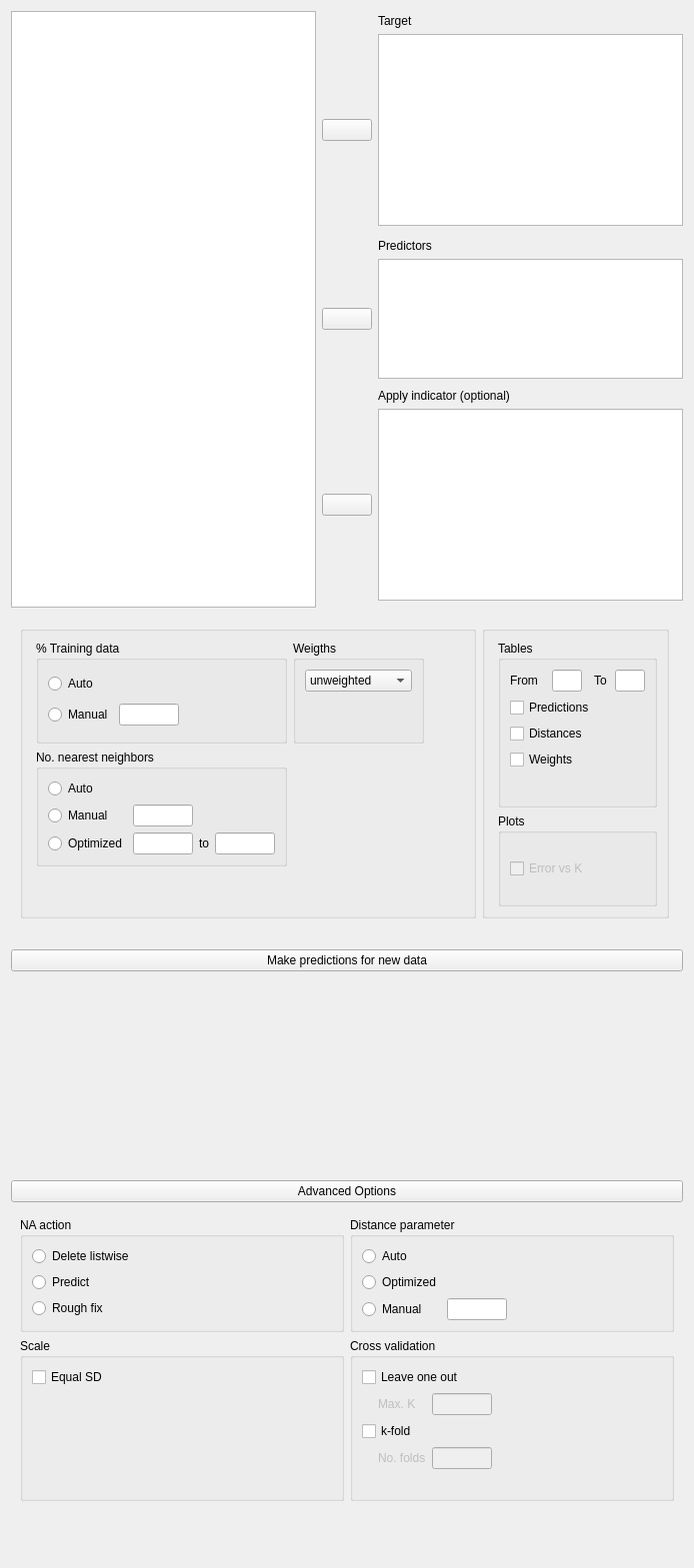
<?xml version="1.0" encoding="UTF-8"?>
<ui version="4.0">
 <class>MLRegressionKNNForm</class>
 <widget class="QWidget" name="MLRegressionKNNForm">
  <property name="geometry">
   <rect>
    <x>0</x>
    <y>0</y>
    <width>694</width>
    <height>1569</height>
   </rect>
  </property>
  <property name="sizePolicy">
   <sizepolicy hsizetype="Fixed" vsizetype="Preferred">
    <horstretch>0</horstretch>
    <verstretch>0</verstretch>
   </sizepolicy>
  </property>
  <property name="windowTitle">
   <string>Form</string>
  </property>
  <layout class="QGridLayout" name="gridLayout">
   <property name="verticalSpacing">
    <number>0</number>
   </property>
   <item row="3" column="0">
    <widget class="QWidget" name="widget_11" native="true">
     <layout class="QGridLayout" name="gridLayout_6">
      <property name="leftMargin">
       <number>0</number>
      </property>
      <property name="topMargin">
       <number>0</number>
      </property>
      <property name="rightMargin">
       <number>0</number>
      </property>
      <property name="bottomMargin">
       <number>0</number>
      </property>
      <property name="verticalSpacing">
       <number>0</number>
      </property>
      <item row="0" column="0">
       <widget class="QWidget" name="widget_10" native="true">
        <property name="sizePolicy">
         <sizepolicy hsizetype="Preferred" vsizetype="Preferred">
          <horstretch>0</horstretch>
          <verstretch>0</verstretch>
         </sizepolicy>
        </property>
        <layout class="QGridLayout" name="gridLayout_5">
         <property name="leftMargin">
          <number>0</number>
         </property>
         <property name="topMargin">
          <number>13</number>
         </property>
         <property name="rightMargin">
          <number>0</number>
         </property>
         <property name="bottomMargin">
          <number>3</number>
         </property>
         <item row="2" column="0">
          <widget class="AnovaModelWidget" name="modelTerms" native="true">
           <property name="sizePolicy">
            <sizepolicy hsizetype="Expanding" vsizetype="Preferred">
             <horstretch>0</horstretch>
             <verstretch>0</verstretch>
            </sizepolicy>
           </property>
           <property name="minimumSize">
            <size>
             <width>0</width>
             <height>200</height>
            </size>
           </property>
          </widget>
         </item>
         <item row="1" column="0">
          <widget class="ExpanderButton" name="expanderModel">
           <property name="sizePolicy">
            <sizepolicy hsizetype="Expanding" vsizetype="Preferred">
             <horstretch>0</horstretch>
             <verstretch>0</verstretch>
            </sizepolicy>
           </property>
           <property name="text">
            <string>Make predictions for new data</string>
           </property>
          </widget>
         </item>
        </layout>
       </widget>
      </item>
     </layout>
    </widget>
   </item>
   <item row="4" column="0">
    <widget class="QWidget" name="advancedBox" native="true">
     <layout class="QGridLayout" name="gridLayout_2">
      <property name="leftMargin">
       <number>0</number>
      </property>
      <property name="topMargin">
       <number>0</number>
      </property>
      <property name="rightMargin">
       <number>0</number>
      </property>
      <item row="0" column="0" rowspan="2" colspan="2">
       <widget class="ExpanderButton" name="expanderAdvanced">
        <property name="text">
         <string>Advanced Options</string>
        </property>
       </widget>
      </item>
      <item row="3" column="0" rowspan="2" colspan="2">
       <widget class="QWidget" name="advancedOptions" native="true">
        <layout class="QGridLayout" name="gridLayout_7">
         <item row="4" column="2">
          <spacer name="verticalSpacer_5">
           <property name="orientation">
            <enum>Qt::Vertical</enum>
           </property>
           <property name="sizeHint" stdset="0">
            <size>
             <width>20</width>
             <height>40</height>
            </size>
           </property>
          </spacer>
         </item>
         <item row="0" column="0">
          <widget class="BoundGroupBox" name="naAction">
           <property name="title">
            <string>NA action</string>
           </property>
           <property name="flat">
            <bool>false</bool>
           </property>
           <layout class="QGridLayout" name="gridLayout_20">
            <item row="2" column="0">
             <widget class="QRadioButton" name="roughFix">
              <property name="sizePolicy">
               <sizepolicy hsizetype="Fixed" vsizetype="Fixed">
                <horstretch>0</horstretch>
                <verstretch>0</verstretch>
               </sizepolicy>
              </property>
              <property name="text">
               <string>Rough fix</string>
              </property>
             </widget>
            </item>
            <item row="0" column="0">
             <widget class="QRadioButton" name="deleteListWise">
              <property name="sizePolicy">
               <sizepolicy hsizetype="Fixed" vsizetype="Fixed">
                <horstretch>0</horstretch>
                <verstretch>0</verstretch>
               </sizepolicy>
              </property>
              <property name="text">
               <string>Delete listwise</string>
              </property>
             </widget>
            </item>
            <item row="2" column="1">
             <spacer name="horizontalSpacer">
              <property name="orientation">
               <enum>Qt::Horizontal</enum>
              </property>
              <property name="sizeHint" stdset="0">
               <size>
                <width>40</width>
                <height>20</height>
               </size>
              </property>
             </spacer>
            </item>
            <item row="1" column="0">
             <widget class="QRadioButton" name="predict">
              <property name="text">
               <string>Predict</string>
              </property>
             </widget>
            </item>
           </layout>
          </widget>
         </item>
         <item row="1" column="0">
          <widget class="BoundGroupBox" name="sampleMode_2">
           <property name="title">
            <string>Scale</string>
           </property>
           <layout class="QGridLayout" name="gridLayout_15">
            <item row="0" column="0">
             <widget class="BoundCheckBox" name="scaleEqualSD">
              <property name="text">
               <string>Equal SD</string>
              </property>
             </widget>
            </item>
            <item row="1" column="0">
             <spacer name="verticalSpacer_4">
              <property name="orientation">
               <enum>Qt::Vertical</enum>
              </property>
              <property name="sizeHint" stdset="0">
               <size>
                <width>20</width>
                <height>40</height>
               </size>
              </property>
             </spacer>
            </item>
           </layout>
          </widget>
         </item>
         <item row="0" column="2">
          <widget class="BoundGroupBox" name="distanceParameter">
           <property name="title">
            <string>Distance parameter</string>
           </property>
           <property name="flat">
            <bool>false</bool>
           </property>
           <layout class="QGridLayout" name="gridLayout_21">
            <item row="2" column="0">
             <widget class="QRadioButton" name="manual_3">
              <property name="sizePolicy">
               <sizepolicy hsizetype="Fixed" vsizetype="Fixed">
                <horstretch>0</horstretch>
                <verstretch>0</verstretch>
               </sizepolicy>
              </property>
              <property name="text">
               <string>Manual</string>
              </property>
             </widget>
            </item>
            <item row="1" column="0">
             <widget class="QRadioButton" name="optimized_3">
              <property name="text">
               <string>Optimized</string>
              </property>
             </widget>
            </item>
            <item row="0" column="0">
             <widget class="QRadioButton" name="auto_3">
              <property name="sizePolicy">
               <sizepolicy hsizetype="Fixed" vsizetype="Fixed">
                <horstretch>0</horstretch>
                <verstretch>0</verstretch>
               </sizepolicy>
              </property>
              <property name="text">
               <string>Auto</string>
              </property>
             </widget>
            </item>
            <item row="2" column="1">
             <widget class="BoundTextBox" name="distanceParameterManual">
              <property name="sizePolicy">
               <sizepolicy hsizetype="Fixed" vsizetype="Preferred">
                <horstretch>0</horstretch>
                <verstretch>0</verstretch>
               </sizepolicy>
              </property>
              <property name="minimumSize">
               <size>
                <width>60</width>
                <height>0</height>
               </size>
              </property>
              <property name="maximumSize">
               <size>
                <width>60</width>
                <height>16777215</height>
               </size>
              </property>
             </widget>
            </item>
            <item row="2" column="2">
             <spacer name="horizontalSpacer_3">
              <property name="orientation">
               <enum>Qt::Horizontal</enum>
              </property>
              <property name="sizeHint" stdset="0">
               <size>
                <width>40</width>
                <height>20</height>
               </size>
              </property>
             </spacer>
            </item>
           </layout>
          </widget>
         </item>
         <item row="1" column="2">
          <widget class="GroupBox" name="plotsGroup">
           <property name="title">
            <string>Cross validation</string>
           </property>
           <layout class="QGridLayout" name="gridLayout_12">
            <item row="4" column="2">
             <widget class="BoundTextBox" name="noOfFolds">
              <property name="enabled">
               <bool>false</bool>
              </property>
              <property name="sizePolicy">
               <sizepolicy hsizetype="Fixed" vsizetype="Preferred">
                <horstretch>0</horstretch>
                <verstretch>0</verstretch>
               </sizepolicy>
              </property>
              <property name="minimumSize">
               <size>
                <width>60</width>
                <height>0</height>
               </size>
              </property>
              <property name="maximumSize">
               <size>
                <width>60</width>
                <height>16777215</height>
               </size>
              </property>
             </widget>
            </item>
            <item row="1" column="0">
             <widget class="QWidget" name="widget_2" native="true">
              <property name="minimumSize">
               <size>
                <width>10</width>
                <height>0</height>
               </size>
              </property>
              <property name="maximumSize">
               <size>
                <width>10</width>
                <height>16777215</height>
               </size>
              </property>
             </widget>
            </item>
            <item row="5" column="0">
             <widget class="QLabel" name="label_18">
              <property name="minimumSize">
               <size>
                <width>10</width>
                <height>0</height>
               </size>
              </property>
              <property name="maximumSize">
               <size>
                <width>10</width>
                <height>16777215</height>
               </size>
              </property>
              <property name="text">
               <string/>
              </property>
             </widget>
            </item>
            <item row="0" column="0" colspan="3">
             <widget class="BoundCheckBox" name="validationLeaveOneOut">
              <property name="sizePolicy">
               <sizepolicy hsizetype="Fixed" vsizetype="Fixed">
                <horstretch>0</horstretch>
                <verstretch>0</verstretch>
               </sizepolicy>
              </property>
              <property name="text">
               <string>Leave one out</string>
              </property>
             </widget>
            </item>
            <item row="4" column="1">
             <widget class="QLabel" name="label_5">
              <property name="enabled">
               <bool>false</bool>
              </property>
              <property name="text">
               <string>No. folds</string>
              </property>
             </widget>
            </item>
            <item row="3" column="0" colspan="3">
             <widget class="BoundCheckBox" name="validationKFold">
              <property name="sizePolicy">
               <sizepolicy hsizetype="Fixed" vsizetype="Fixed">
                <horstretch>0</horstretch>
                <verstretch>0</verstretch>
               </sizepolicy>
              </property>
              <property name="text">
               <string>k-fold</string>
              </property>
             </widget>
            </item>
            <item row="1" column="2">
             <widget class="BoundTextBox" name="maxK">
              <property name="enabled">
               <bool>false</bool>
              </property>
              <property name="sizePolicy">
               <sizepolicy hsizetype="Fixed" vsizetype="Preferred">
                <horstretch>0</horstretch>
                <verstretch>0</verstretch>
               </sizepolicy>
              </property>
              <property name="minimumSize">
               <size>
                <width>60</width>
                <height>0</height>
               </size>
              </property>
              <property name="maximumSize">
               <size>
                <width>60</width>
                <height>16777215</height>
               </size>
              </property>
             </widget>
            </item>
            <item row="1" column="1">
             <widget class="QLabel" name="label_6">
              <property name="enabled">
               <bool>false</bool>
              </property>
              <property name="text">
               <string>Max. K</string>
              </property>
             </widget>
            </item>
            <item row="1" column="3">
             <spacer name="horizontalSpacer_4">
              <property name="orientation">
               <enum>Qt::Horizontal</enum>
              </property>
              <property name="sizeHint" stdset="0">
               <size>
                <width>40</width>
                <height>20</height>
               </size>
              </property>
             </spacer>
            </item>
           </layout>
          </widget>
         </item>
        </layout>
       </widget>
      </item>
     </layout>
    </widget>
   </item>
   <item row="2" column="0">
    <widget class="QWidget" name="widget_12" native="true">
     <property name="sizePolicy">
      <sizepolicy hsizetype="Maximum" vsizetype="Minimum">
       <horstretch>0</horstretch>
       <verstretch>0</verstretch>
      </sizepolicy>
     </property>
     <layout class="QGridLayout" name="gridLayout_4">
      <property name="leftMargin">
       <number>0</number>
      </property>
      <property name="rightMargin">
       <number>0</number>
      </property>
      <property name="bottomMargin">
       <number>0</number>
      </property>
     </layout>
    </widget>
   </item>
   <item row="0" column="0">
    <widget class="QWidget" name="topWidget" native="true">
     <layout class="QGridLayout" name="gridLayout_3">
      <property name="leftMargin">
       <number>0</number>
      </property>
      <property name="topMargin">
       <number>0</number>
      </property>
      <property name="rightMargin">
       <number>0</number>
      </property>
      <property name="verticalSpacing">
       <number>3</number>
      </property>
      <item row="1" column="2">
       <widget class="QLabel" name="label_2">
        <property name="sizePolicy">
         <sizepolicy hsizetype="Fixed" vsizetype="Preferred">
          <horstretch>0</horstretch>
          <verstretch>0</verstretch>
         </sizepolicy>
        </property>
        <property name="text">
         <string>Target</string>
        </property>
       </widget>
      </item>
      <item row="10" column="2">
       <widget class="QLabel" name="label_4">
        <property name="sizePolicy">
         <sizepolicy hsizetype="Fixed" vsizetype="Preferred">
          <horstretch>0</horstretch>
          <verstretch>0</verstretch>
         </sizepolicy>
        </property>
        <property name="text">
         <string>Apply indicator (optional)</string>
        </property>
       </widget>
      </item>
      <item row="4" column="1">
       <spacer name="verticalSpacer_3">
        <property name="orientation">
         <enum>Qt::Vertical</enum>
        </property>
        <property name="sizeHint" stdset="0">
         <size>
          <width>20</width>
          <height>5</height>
         </size>
        </property>
       </spacer>
      </item>
      <item row="8" column="2">
       <widget class="BoundListView" name="predictors">
        <property name="sizePolicy">
         <sizepolicy hsizetype="Expanding" vsizetype="Fixed">
          <horstretch>0</horstretch>
          <verstretch>0</verstretch>
         </sizepolicy>
        </property>
        <property name="minimumSize">
         <size>
          <width>0</width>
          <height>120</height>
         </size>
        </property>
        <property name="maximumSize">
         <size>
          <width>16777215</width>
          <height>120</height>
         </size>
        </property>
        <property name="editTriggers">
         <set>QAbstractItemView::AllEditTriggers</set>
        </property>
        <property name="selectionMode">
         <enum>QAbstractItemView::ExtendedSelection</enum>
        </property>
       </widget>
      </item>
      <item row="9" column="1">
       <spacer name="verticalSpacer">
        <property name="orientation">
         <enum>Qt::Vertical</enum>
        </property>
        <property name="sizeHint" stdset="0">
         <size>
          <width>20</width>
          <height>5</height>
         </size>
        </property>
       </spacer>
      </item>
      <item row="13" column="1">
       <spacer name="verticalSpacer_2">
        <property name="orientation">
         <enum>Qt::Vertical</enum>
        </property>
        <property name="sizeHint" stdset="0">
         <size>
          <width>20</width>
          <height>5</height>
         </size>
        </property>
       </spacer>
      </item>
      <item row="3" column="1">
       <widget class="AssignButton" name="buttonAssignFixed">
        <property name="sizePolicy">
         <sizepolicy hsizetype="Fixed" vsizetype="Fixed">
          <horstretch>0</horstretch>
          <verstretch>0</verstretch>
         </sizepolicy>
        </property>
        <property name="minimumSize">
         <size>
          <width>50</width>
          <height>0</height>
         </size>
        </property>
        <property name="maximumSize">
         <size>
          <width>50</width>
          <height>16777215</height>
         </size>
        </property>
        <property name="text">
         <string/>
        </property>
       </widget>
      </item>
      <item row="3" column="2">
       <widget class="boundSingleItemView" name="target">
        <property name="sizePolicy">
         <sizepolicy hsizetype="Expanding" vsizetype="Fixed">
          <horstretch>0</horstretch>
          <verstretch>0</verstretch>
         </sizepolicy>
        </property>
        <property name="minimumSize">
         <size>
          <width>0</width>
          <height>0</height>
         </size>
        </property>
        <property name="maximumSize">
         <size>
          <width>16777215</width>
          <height>16777215</height>
         </size>
        </property>
        <property name="selectionMode">
         <enum>QAbstractItemView::ExtendedSelection</enum>
        </property>
       </widget>
      </item>
      <item row="12" column="1">
       <widget class="AssignButton" name="buttonAssignCovariates">
        <property name="sizePolicy">
         <sizepolicy hsizetype="Fixed" vsizetype="Fixed">
          <horstretch>0</horstretch>
          <verstretch>0</verstretch>
         </sizepolicy>
        </property>
        <property name="minimumSize">
         <size>
          <width>50</width>
          <height>0</height>
         </size>
        </property>
        <property name="maximumSize">
         <size>
          <width>50</width>
          <height>16777215</height>
         </size>
        </property>
        <property name="text">
         <string/>
        </property>
       </widget>
      </item>
      <item row="8" column="1">
       <widget class="AssignButton" name="buttonAssignRandom">
        <property name="sizePolicy">
         <sizepolicy hsizetype="Fixed" vsizetype="Fixed">
          <horstretch>0</horstretch>
          <verstretch>0</verstretch>
         </sizepolicy>
        </property>
        <property name="minimumSize">
         <size>
          <width>50</width>
          <height>0</height>
         </size>
        </property>
        <property name="maximumSize">
         <size>
          <width>50</width>
          <height>16777215</height>
         </size>
        </property>
        <property name="text">
         <string/>
        </property>
       </widget>
      </item>
      <item row="6" column="2">
       <widget class="QLabel" name="label_3">
        <property name="sizePolicy">
         <sizepolicy hsizetype="Fixed" vsizetype="Preferred">
          <horstretch>0</horstretch>
          <verstretch>0</verstretch>
         </sizepolicy>
        </property>
        <property name="text">
         <string>Predictors</string>
        </property>
       </widget>
      </item>
      <item row="0" column="0" rowspan="14">
       <widget class="AvailableFieldsListView" name="listAvailableFields">
        <property name="sizePolicy">
         <sizepolicy hsizetype="Expanding" vsizetype="Preferred">
          <horstretch>0</horstretch>
          <verstretch>0</verstretch>
         </sizepolicy>
        </property>
        <property name="minimumSize">
         <size>
          <width>0</width>
          <height>0</height>
         </size>
        </property>
        <property name="maximumSize">
         <size>
          <width>16777215</width>
          <height>16777215</height>
         </size>
        </property>
        <property name="selectionMode">
         <enum>QAbstractItemView::ExtendedSelection</enum>
        </property>
       </widget>
      </item>
      <item row="12" column="2">
       <widget class="boundSingleItemView" name="indicator">
        <property name="sizePolicy">
         <sizepolicy hsizetype="Expanding" vsizetype="Fixed">
          <horstretch>0</horstretch>
          <verstretch>0</verstretch>
         </sizepolicy>
        </property>
        <property name="minimumSize">
         <size>
          <width>0</width>
          <height>0</height>
         </size>
        </property>
        <property name="maximumSize">
         <size>
          <width>16777215</width>
          <height>16777215</height>
         </size>
        </property>
        <property name="selectionMode">
         <enum>QAbstractItemView::ExtendedSelection</enum>
        </property>
       </widget>
      </item>
     </layout>
    </widget>
   </item>
   <item row="1" column="0">
    <widget class="QWidget" name="advancedOptions_2" native="true">
     <layout class="QGridLayout" name="gridLayout_8">
      <item row="0" column="0">
       <widget class="BoundGroupBox" name="bayesFactorType_2">
        <property name="sizePolicy">
         <sizepolicy hsizetype="Fixed" vsizetype="Minimum">
          <horstretch>0</horstretch>
          <verstretch>0</verstretch>
         </sizepolicy>
        </property>
        <property name="title">
         <string/>
        </property>
        <property name="flat">
         <bool>false</bool>
        </property>
        <layout class="QGridLayout" name="gridLayout_16">
         <property name="leftMargin">
          <number>13</number>
         </property>
         <item row="0" column="2">
          <spacer name="horizontalSpacer_5">
           <property name="orientation">
            <enum>Qt::Horizontal</enum>
           </property>
           <property name="sizeHint" stdset="0">
            <size>
             <width>40</width>
             <height>20</height>
            </size>
           </property>
          </spacer>
         </item>
         <item row="1" column="0">
          <widget class="BoundGroupBox" name="noOfNearestNeighbours">
           <property name="title">
            <string>No. nearest neighbors</string>
           </property>
           <property name="flat">
            <bool>false</bool>
           </property>
           <layout class="QGridLayout" name="gridLayout_17">
            <item row="1" column="0">
             <widget class="QRadioButton" name="manual_2">
              <property name="sizePolicy">
               <sizepolicy hsizetype="Fixed" vsizetype="Fixed">
                <horstretch>0</horstretch>
                <verstretch>0</verstretch>
               </sizepolicy>
              </property>
              <property name="text">
               <string>Manual</string>
              </property>
             </widget>
            </item>
            <item row="0" column="0">
             <widget class="QRadioButton" name="auto_2">
              <property name="sizePolicy">
               <sizepolicy hsizetype="Fixed" vsizetype="Fixed">
                <horstretch>0</horstretch>
                <verstretch>0</verstretch>
               </sizepolicy>
              </property>
              <property name="text">
               <string>Auto</string>
              </property>
             </widget>
            </item>
            <item row="1" column="1">
             <widget class="BoundTextBox" name="nearestNeighboursCount">
              <property name="sizePolicy">
               <sizepolicy hsizetype="Fixed" vsizetype="Preferred">
                <horstretch>0</horstretch>
                <verstretch>0</verstretch>
               </sizepolicy>
              </property>
              <property name="minimumSize">
               <size>
                <width>60</width>
                <height>0</height>
               </size>
              </property>
              <property name="maximumSize">
               <size>
                <width>60</width>
                <height>16777215</height>
               </size>
              </property>
             </widget>
            </item>
            <item row="2" column="2">
             <widget class="QLabel" name="label_to">
              <property name="text">
               <string>to</string>
              </property>
             </widget>
            </item>
            <item row="2" column="0">
             <widget class="QRadioButton" name="optimized_2">
              <property name="sizePolicy">
               <sizepolicy hsizetype="Fixed" vsizetype="Fixed">
                <horstretch>0</horstretch>
                <verstretch>0</verstretch>
               </sizepolicy>
              </property>
              <property name="text">
               <string>Optimized</string>
              </property>
             </widget>
            </item>
            <item row="2" column="1">
             <widget class="BoundTextBox" name="optimizedFrom">
              <property name="sizePolicy">
               <sizepolicy hsizetype="Fixed" vsizetype="Preferred">
                <horstretch>0</horstretch>
                <verstretch>0</verstretch>
               </sizepolicy>
              </property>
              <property name="minimumSize">
               <size>
                <width>60</width>
                <height>0</height>
               </size>
              </property>
              <property name="maximumSize">
               <size>
                <width>60</width>
                <height>16777215</height>
               </size>
              </property>
             </widget>
            </item>
            <item row="2" column="3">
             <widget class="BoundTextBox" name="optimizedTo">
              <property name="sizePolicy">
               <sizepolicy hsizetype="Fixed" vsizetype="Preferred">
                <horstretch>0</horstretch>
                <verstretch>0</verstretch>
               </sizepolicy>
              </property>
              <property name="minimumSize">
               <size>
                <width>60</width>
                <height>0</height>
               </size>
              </property>
              <property name="maximumSize">
               <size>
                <width>60</width>
                <height>16777215</height>
               </size>
              </property>
             </widget>
            </item>
           </layout>
          </widget>
         </item>
         <item row="0" column="1">
          <widget class="BoundGroupBox" name="noOfTrees_2">
           <property name="title">
            <string>Weigths</string>
           </property>
           <property name="flat">
            <bool>false</bool>
           </property>
           <layout class="QGridLayout" name="gridLayout_13">
            <item row="0" column="0">
             <widget class="BoundComboBox" name="weights">
              <property name="enabled">
               <bool>true</bool>
              </property>
              <item>
               <property name="text">
                <string>unweighted</string>
               </property>
              </item>
              <item>
               <property name="text">
                <string>optimal</string>
               </property>
              </item>
              <item>
               <property name="text">
                <string>triangular</string>
               </property>
              </item>
              <item>
               <property name="text">
                <string>epanechnikov</string>
               </property>
              </item>
              <item>
               <property name="text">
                <string>biweight</string>
               </property>
              </item>
              <item>
               <property name="text">
                <string>triweight</string>
               </property>
              </item>
              <item>
               <property name="text">
                <string>cos</string>
               </property>
              </item>
              <item>
               <property name="text">
                <string>inv</string>
               </property>
              </item>
              <item>
               <property name="text">
                <string>gaussian</string>
               </property>
              </item>
              <item>
               <property name="text">
                <string>rank</string>
               </property>
              </item>
             </widget>
            </item>
            <item row="1" column="0">
             <spacer name="verticalSpacer_7">
              <property name="orientation">
               <enum>Qt::Vertical</enum>
              </property>
              <property name="sizeHint" stdset="0">
               <size>
                <width>20</width>
                <height>40</height>
               </size>
              </property>
             </spacer>
            </item>
           </layout>
          </widget>
         </item>
         <item row="0" column="0">
          <widget class="BoundGroupBox" name="percentageTrainingData">
           <property name="title">
            <string>% Training data</string>
           </property>
           <property name="flat">
            <bool>false</bool>
           </property>
           <layout class="QGridLayout" name="gridLayout_22">
            <item row="1" column="1">
             <widget class="BoundTextBox" name="trainingDataManual">
              <property name="sizePolicy">
               <sizepolicy hsizetype="Fixed" vsizetype="Preferred">
                <horstretch>0</horstretch>
                <verstretch>0</verstretch>
               </sizepolicy>
              </property>
              <property name="minimumSize">
               <size>
                <width>60</width>
                <height>0</height>
               </size>
              </property>
              <property name="maximumSize">
               <size>
                <width>60</width>
                <height>16777215</height>
               </size>
              </property>
             </widget>
            </item>
            <item row="1" column="2">
             <spacer name="horizontalSpacer_2">
              <property name="orientation">
               <enum>Qt::Horizontal</enum>
              </property>
              <property name="sizeHint" stdset="0">
               <size>
                <width>40</width>
                <height>20</height>
               </size>
              </property>
             </spacer>
            </item>
            <item row="1" column="0">
             <widget class="QRadioButton" name="manual_1">
              <property name="sizePolicy">
               <sizepolicy hsizetype="Fixed" vsizetype="Fixed">
                <horstretch>0</horstretch>
                <verstretch>0</verstretch>
               </sizepolicy>
              </property>
              <property name="text">
               <string>Manual</string>
              </property>
             </widget>
            </item>
            <item row="0" column="0">
             <widget class="QRadioButton" name="auto_1">
              <property name="sizePolicy">
               <sizepolicy hsizetype="Fixed" vsizetype="Fixed">
                <horstretch>0</horstretch>
                <verstretch>0</verstretch>
               </sizepolicy>
              </property>
              <property name="text">
               <string>Auto</string>
              </property>
             </widget>
            </item>
           </layout>
          </widget>
         </item>
         <item row="2" column="0">
          <spacer name="verticalSpacer_6">
           <property name="orientation">
            <enum>Qt::Vertical</enum>
           </property>
           <property name="sizeHint" stdset="0">
            <size>
             <width>20</width>
             <height>40</height>
            </size>
           </property>
          </spacer>
         </item>
        </layout>
       </widget>
      </item>
      <item row="0" column="3" colspan="2">
       <widget class="BoundGroupBox" name="bayesFactorType_3">
        <property name="sizePolicy">
         <sizepolicy hsizetype="Fixed" vsizetype="Minimum">
          <horstretch>0</horstretch>
          <verstretch>0</verstretch>
         </sizepolicy>
        </property>
        <property name="title">
         <string/>
        </property>
        <property name="flat">
         <bool>false</bool>
        </property>
        <layout class="QGridLayout" name="gridLayout_18">
         <property name="leftMargin">
          <number>13</number>
         </property>
         <item row="1" column="1">
          <widget class="GroupBox" name="plots">
           <property name="maximumSize">
            <size>
             <width>300</width>
             <height>16777215</height>
            </size>
           </property>
           <property name="title">
            <string>Plots</string>
           </property>
           <layout class="QGridLayout" name="gridLayout_10">
            <item row="0" column="0">
             <widget class="BoundCheckBox" name="plotErrorVsK">
              <property name="enabled">
               <bool>false</bool>
              </property>
              <property name="text">
               <string>Error vs K</string>
              </property>
             </widget>
            </item>
           </layout>
          </widget>
         </item>
         <item row="0" column="1">
          <widget class="GroupBox" name="tables">
           <property name="title">
            <string>Tables</string>
           </property>
           <layout class="QGridLayout" name="gridLayout_9">
            <item row="5" column="0">
             <widget class="QWidget" name="widget" native="true">
              <property name="minimumSize">
               <size>
                <width>10</width>
                <height>0</height>
               </size>
              </property>
              <property name="maximumSize">
               <size>
                <width>10</width>
                <height>16777215</height>
               </size>
              </property>
             </widget>
            </item>
            <item row="1" column="0" colspan="3">
             <widget class="BoundCheckBox" name="tablePredictions">
              <property name="sizePolicy">
               <sizepolicy hsizetype="Fixed" vsizetype="Fixed">
                <horstretch>0</horstretch>
                <verstretch>0</verstretch>
               </sizepolicy>
              </property>
              <property name="text">
               <string>Predictions</string>
              </property>
             </widget>
            </item>
            <item row="4" column="0" colspan="2">
             <widget class="BoundCheckBox" name="tableWeights">
              <property name="sizePolicy">
               <sizepolicy hsizetype="Fixed" vsizetype="Fixed">
                <horstretch>0</horstretch>
                <verstretch>0</verstretch>
               </sizepolicy>
              </property>
              <property name="text">
               <string>Weights</string>
              </property>
             </widget>
            </item>
            <item row="3" column="0" colspan="2">
             <widget class="BoundCheckBox" name="tableDistances">
              <property name="sizePolicy">
               <sizepolicy hsizetype="Fixed" vsizetype="Fixed">
                <horstretch>0</horstretch>
                <verstretch>0</verstretch>
               </sizepolicy>
              </property>
              <property name="text">
               <string>Distances</string>
              </property>
             </widget>
            </item>
            <item row="6" column="0">
             <widget class="QLabel" name="label_17">
              <property name="minimumSize">
               <size>
                <width>10</width>
                <height>0</height>
               </size>
              </property>
              <property name="maximumSize">
               <size>
                <width>10</width>
                <height>16777215</height>
               </size>
              </property>
              <property name="text">
               <string/>
              </property>
             </widget>
            </item>
            <item row="0" column="0">
             <widget class="QLabel" name="label">
              <property name="text">
               <string>From</string>
              </property>
             </widget>
            </item>
            <item row="0" column="1">
             <widget class="BoundTextBox" name="predictionsFrom">
              <property name="enabled">
               <bool>true</bool>
              </property>
              <property name="maximumSize">
               <size>
                <width>30</width>
                <height>100</height>
               </size>
              </property>
             </widget>
            </item>
            <item row="0" column="2">
             <widget class="QLabel" name="label_7">
              <property name="text">
               <string>To</string>
              </property>
             </widget>
            </item>
            <item row="0" column="3">
             <widget class="BoundTextBox" name="predictionsTo">
              <property name="enabled">
               <bool>true</bool>
              </property>
              <property name="minimumSize">
               <size>
                <width>30</width>
                <height>0</height>
               </size>
              </property>
              <property name="maximumSize">
               <size>
                <width>30</width>
                <height>16777215</height>
               </size>
              </property>
             </widget>
            </item>
           </layout>
          </widget>
         </item>
        </layout>
       </widget>
      </item>
      <item row="0" column="5">
       <spacer name="horizontalSpacer_6">
        <property name="orientation">
         <enum>Qt::Horizontal</enum>
        </property>
        <property name="sizeHint" stdset="0">
         <size>
          <width>40</width>
          <height>20</height>
         </size>
        </property>
       </spacer>
      </item>
     </layout>
    </widget>
   </item>
  </layout>
 </widget>
 <customwidgets>
  <customwidget>
   <class>AssignButton</class>
   <extends>QPushButton</extends>
   <header>widgets/assignbutton.h</header>
  </customwidget>
  <customwidget>
   <class>AvailableFieldsListView</class>
   <extends>QListView</extends>
   <header>widgets/availablefieldslistview.h</header>
  </customwidget>
  <customwidget>
   <class>BoundListView</class>
   <extends>QListView</extends>
   <header>widgets/boundlistview.h</header>
  </customwidget>
  <customwidget>
   <class>GroupBox</class>
   <extends>QGroupBox</extends>
   <header>widgets/groupbox.h</header>
   <container>1</container>
  </customwidget>
  <customwidget>
   <class>BoundTextBox</class>
   <extends>QLineEdit</extends>
   <header>widgets/boundtextbox.h</header>
  </customwidget>
  <customwidget>
   <class>BoundGroupBox</class>
   <extends>QGroupBox</extends>
   <header>widgets/boundgroupbox.h</header>
   <container>1</container>
  </customwidget>
  <customwidget>
   <class>BoundCheckBox</class>
   <extends>QCheckBox</extends>
   <header>widgets/boundcheckbox.h</header>
  </customwidget>
  <customwidget>
   <class>ExpanderButton</class>
   <extends>QPushButton</extends>
   <header>widgets/expanderbutton.h</header>
  </customwidget>
  <customwidget>
   <class>boundSingleItemView</class>
   <extends>QListView</extends>
   <header>widgets/boundsingleitemview.h</header>
  </customwidget>
  <customwidget>
   <class>AnovaModelWidget</class>
   <extends>QWidget</extends>
   <header>widgets/anovamodelwidget.h</header>
   <container>1</container>
  </customwidget>
  <customwidget>
   <class>BoundComboBox</class>
   <extends>QComboBox</extends>
   <header>widgets/boundcombobox.h</header>
  </customwidget>
 </customwidgets>
 <resources/>
 <connections>
  <connection>
   <sender>validationLeaveOneOut</sender>
   <signal>clicked(bool)</signal>
   <receiver>label_6</receiver>
   <slot>setEnabled(bool)</slot>
   <hints>
    <hint type="sourcelabel">
     <x>423</x>
     <y>1284</y>
    </hint>
    <hint type="destinationlabel">
     <x>417</x>
     <y>1311</y>
    </hint>
   </hints>
  </connection>
  <connection>
   <sender>validationLeaveOneOut</sender>
   <signal>clicked(bool)</signal>
   <receiver>maxK</receiver>
   <slot>setEnabled(bool)</slot>
   <hints>
    <hint type="sourcelabel">
     <x>423</x>
     <y>1284</y>
    </hint>
    <hint type="destinationlabel">
     <x>484</x>
     <y>1311</y>
    </hint>
   </hints>
  </connection>
  <connection>
   <sender>validationKFold</sender>
   <signal>clicked(bool)</signal>
   <receiver>label_5</receiver>
   <slot>setEnabled(bool)</slot>
   <hints>
    <hint type="sourcelabel">
     <x>397</x>
     <y>1338</y>
    </hint>
    <hint type="destinationlabel">
     <x>417</x>
     <y>1365</y>
    </hint>
   </hints>
  </connection>
  <connection>
   <sender>validationKFold</sender>
   <signal>clicked(bool)</signal>
   <receiver>noOfFolds</receiver>
   <slot>setEnabled(bool)</slot>
   <hints>
    <hint type="sourcelabel">
     <x>397</x>
     <y>1338</y>
    </hint>
    <hint type="destinationlabel">
     <x>484</x>
     <y>1365</y>
    </hint>
   </hints>
  </connection>
  <connection>
   <sender>optimized_2</sender>
   <signal>toggled(bool)</signal>
   <receiver>plotErrorVsK</receiver>
   <slot>setEnabled(bool)</slot>
   <hints>
    <hint type="sourcelabel">
     <x>76</x>
     <y>915</y>
    </hint>
    <hint type="destinationlabel">
     <x>609</x>
     <y>868</y>
    </hint>
   </hints>
  </connection>
  <connection>
   <sender>validationLeaveOneOut</sender>
   <signal>clicked(bool)</signal>
   <receiver>plotErrorVsK</receiver>
   <slot>setEnabled(bool)</slot>
   <hints>
    <hint type="sourcelabel">
     <x>405</x>
     <y>1383</y>
    </hint>
    <hint type="destinationlabel">
     <x>609</x>
     <y>868</y>
    </hint>
   </hints>
  </connection>
 </connections>
</ui>
